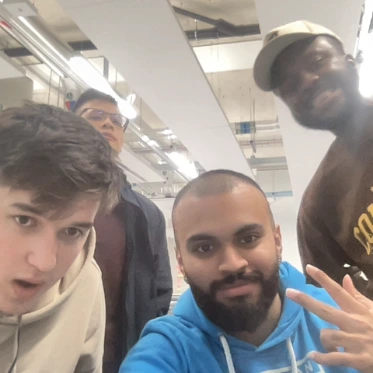
#> input picture shots/1676044268.png, 373 x 373 px, given in place of 1677405915.png, which was not available
$ jupyter execute --allow-errors dipstick_model_v9.ipynb   (text cells are left out)
#> lines starting #> are read from the running program, lines starting #| are printed output that depends on the picture; after the words box and inside, x2 and y2 are one past the last pixel; in counts of white or black regions, pixels touching at a corner belong together; pictures that were not available may be replaced by others from this repository, and a replacement may not be noted
[cell 1]
import sys
print(sys.executable)

[cell 2]
import cv2
import numpy as np
import math
from matplotlib import pyplot as plt
import time

[cell 3]
shots = '/Users/lanresodeinde/Desktop/final_year_app/backend/app/lanre/shots/'

[cell 4]
# reading image
# img = cv2.imread('/Users/lanresodeinde/Downloads/IMG_0694 Small.png')
img = cv2.imread(shots + '1677405915.png')
#> img is the input picture: shape (373, 373, 3); mean B, G, R 141.9, 146.6, 154.8
# img = cv2.cvtColor(img,cv2.COLOR_BGR2RGB)
# img = cv2.cvtColor(img,cv2.COLOR_RGB2HSV)
# img = cv2.cvtColor(img,cv2.COLOR_BGR2HSV)

img = cv2.cvtColor(img,cv2.COLOR_BGR2HSV)
#> img: shape (373, 373, 3); mean H, S, V 32.7, 45.3, 162.4

fig = plt.figure()
fig.add_subplot(2,2,1)
plt.imshow(img, cmap='hsv' )

# converting image into grayscale image
gray = cv2.cvtColor(img, cv2.COLOR_RGB2GRAY)
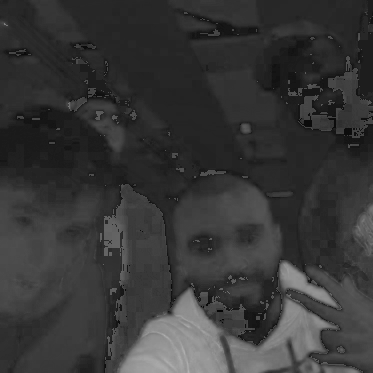
#> gray: shape (373, 373); min 5, max 179, mean 54.9
fig.add_subplot(2,2,2)
plt.imshow(gray, cmap='gray_r')

# setting threshold of gray image
_, threshold = cv2.threshold(gray, 127, 255, cv2.THRESH_BINARY)
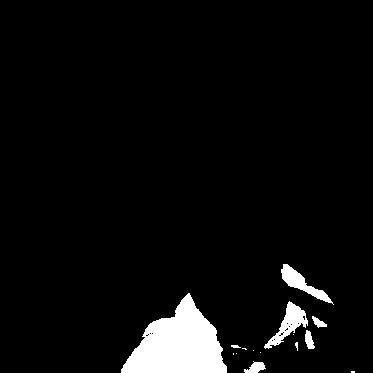
#> threshold: shape (373, 373); 4.8% white; 15 white regions (8 under 20 px), largest, box (x1, y1, x2, y2) and area: (121, 293, 227, 373) 4937, (264, 301, 308, 349) 715, (281, 264, 334, 305) 617
# _, threshold = cv2.threshold(gray, 90, 100, cv2.THRESH_BINARY)
fig.add_subplot(2,2,3)
plt.imshow(threshold, cmap='gray')
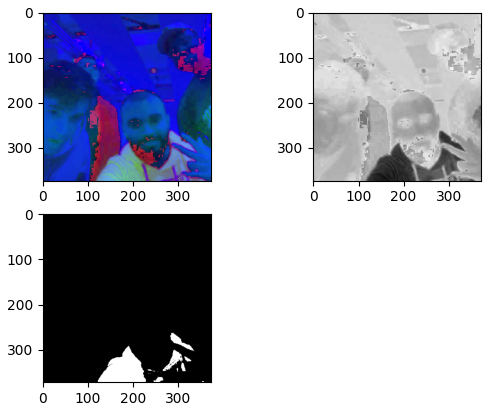
#> figure drawn by matplotlib, 3 panels

[cell 5]
shots = '/Users/lanresodeinde/Desktop/final_year_app/backend/app/lanre/shots/'
images = ['1677405915', '1677405924', '1677405665', '1677406019', \
           '1677405730', '1677406318', '1677405851', '1677406401', 'test_image']

[cell 6]
from PIL import Image
from rembg import remove
output_path = '/Users/lanresodeinde/Desktop/final_year_app/backend/app/lanre/shots/'

def remove_background(image_path):
    input = Image.open(image_path)
    output = remove(input)
    # output.show()
    # plt.imshow(output)
    # output.save(output_path)
    return output

[cell 7]
i = 1
p = 1
fig = plt.figure(figsize=(12,8))
fig2 = plt.figure(figsize=(12,8))

cropped_images = []
original_images = []

#> (the rest of this cell did not finish here and is left out)

#> (a cell that did not finish here is left out)

[cell 9]
reshaped_images = []

# [16 lines left out: function slice_image, not called in this run]

for image in cropped_images:
    slice_image(image)

#> (a cell that did not finish here is left out)

[cell 11]
resized_images = []

# [20 lines left out: function resize_image_dimensions, not called in this run]

#> (the rest of this cell did not finish here and is left out)

[cell 12]
parameter_names = ['leukocytes', 'nitrite', 'urobilinogen', 'protein', 'ph', 'blood', 'specific_gravity', 'ketones', 'bilirubin', 'glucose' ]

colours = []

# variable to save the colours extracted on the pad
extracted_colours = {}

# [111 lines left out: functions extract_colour, draw_rectangles, not called in this run]

# Draw rectangles
#> (the rest of this cell did not finish here and is left out)

[cell 13]
# convert colour to hsv
def convert_colour_to_hsv(colour):
    c = np.uint8([[colour]])
    hsv_colour = cv2.cvtColor(c, cv2.COLOR_BGR2HSV)
    print(hsv_colour)

colour = [212, 224,246]
convert_colour_to_hsv(colour)

[cell 14]
# reading image
# image_path_final = shots + '1677405915.png'
image_path_final = shots + 'test_image.png'
# img = cv2.imread(image_path_final)
# img = cv2.cvtColor(img,cv2.COLOR_BGR2RGB)


# crop image
#> (the rest of this cell did not finish here and is left out)

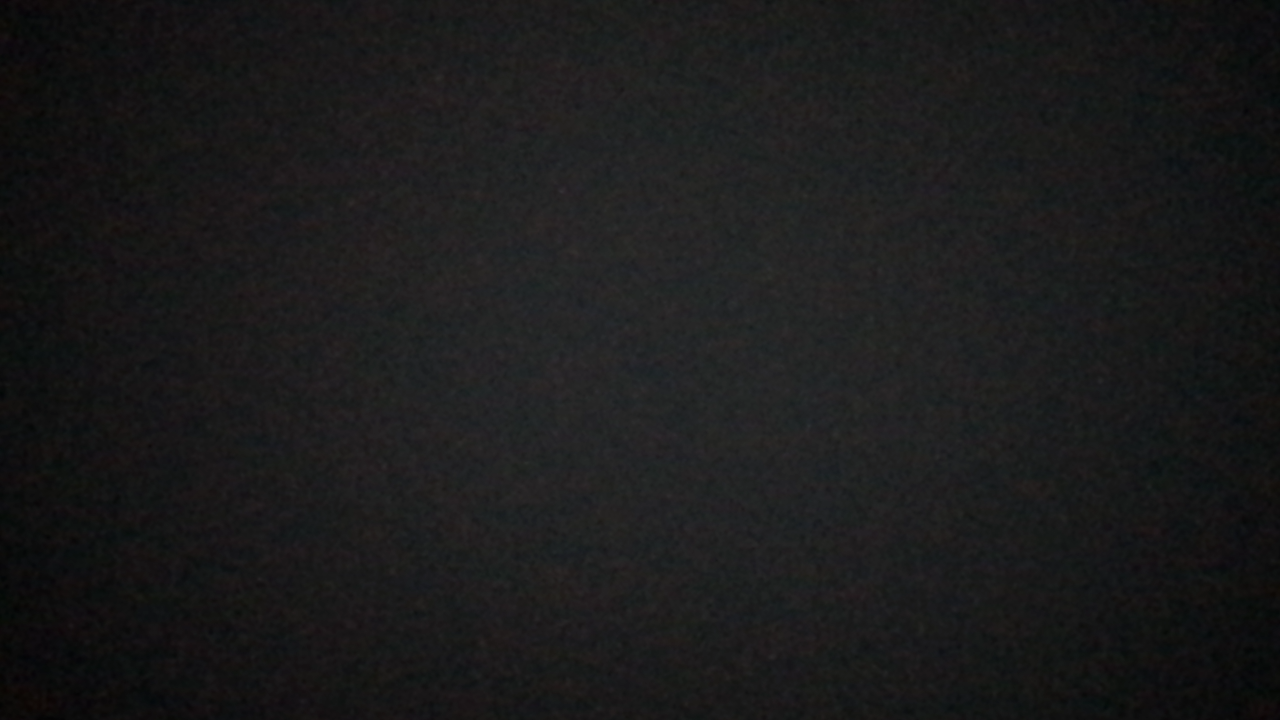
#> input picture shots/shot_2022-11-14 015851.614234.png, 1280 x 720 px, given in place of test_image.png, which was not available
#> in remove_background, input is the input picture: PIL image 1280x720 RGB; mean R, G, B 26.6, 26.6, 26.9
cropped_image2 = np.array(pillow_image)
cropped_image2 = cv2.cvtColor(cropped_image2,cv2.COLOR_RGB2HSV)
# cropped_image3 = cv2.cvtColor(cropped_image2,cv2.COLOR_RGB2LAB)

# get_rid of white space
# reshaped_image = slice_image(cropped_image3)
# reshaped_image_HSV = slice_image(cropped_image_HSV)

# get image dimension
x, y, w, h, sliced_image = get_dipstick_dimensions(cropped_image2)

# resize image
resized_image = resize_image_dimensions(sliced_image)

# draw rectangles on image
print("\n ****** Extracted HSV Colours********")
draw_rectangles(resized_image)

[cell 15]
import matplotlib.pyplot as plt
from mpl_toolkits.mplot3d import Axes3D
import cv2

#read image
# image_path = shots + '1677405915' + '.png'

# img = cv2.imread(image_path)
#> (the rest of this cell did not finish here and is left out)

[cell 16]
import cv2
from sklearn.cluster import KMeans

class DominantColors:

    CLUSTERS = None
    IMAGE = None
    COLORS = None
    LABELS = None

    def __init__(self, image, clusters=3):
        self.CLUSTERS = clusters
        self.IMAGE = image

    def rgb_to_hex(self, rgb):
        return '#%02x%02x%02x' % (int(rgb[0]), int(rgb[1]), int(rgb[2]))

    # [7 lines left out: function plotClusters, not called in this run]

    def plotHistogram(self):

        #labels form 0 to no. of clusters
        numLabels = np.arange(0, self.CLUSTERS+1)

        #create frequency count tables
        (hist, _) = np.histogram(self.LABELS, bins = numLabels)
        hist = hist.astype("float")
        hist /= hist.sum()

        #appending frequencies to cluster centers
        colors = self.COLORS

        #descending order sorting as per frequency count
        colors = colors[(-hist).argsort()]
        hist = hist[(-hist).argsort()]

        #creating empty chart
        chart = np.zeros((50, 500, 3), np.uint8)
        start = 0

        #creating color rectangles
        for i in range(self.CLUSTERS):
            end = start + hist[i] * 500

            #getting rgb values
            r = colors[i][0]
            g = colors[i][1]
            b = colors[i][2]

            #using cv2.rectangle to plot colors
            cv2.rectangle(chart, (int(start), 0), (int(end), 50), (r,g,b), -1)
            start = end

        #display chart
        plt.figure()
        plt.axis("off")
        plt.imshow(chart, cmap='hsv_r')
        # plt.show()

    def dominantColors(self):

        #read image
        img = self.IMAGE

        print(img.shape)

        #convert to rgb from bgr
        img = cv2.cvtColor(img, cv2.COLOR_BGR2HSV)

        #reshaping to a list of pixels
        img = img.reshape((img.shape[0] * img.shape[1], 3))

        #save image after operations
        self.IMAGE = img

        #using k-means to cluster pixels
        kmeans = KMeans(n_clusters = self.CLUSTERS)
        kmeans.fit(img)

        #the cluster centers are our dominant colors.
        self.COLORS = kmeans.cluster_centers_

        #save labels
        self.LABELS = kmeans.labels_

        #returning after converting to integer from float
        return self.COLORS.astype(int)

# img = 'colors.jpg'
#> (the rest of this cell did not finish here and is left out)

[cell 17]
img = cv2.imread('../reference_chart/squares_from_camera/nitrite_pos..png')
#> img: shape (720, 1280, 3)
plt.figure()
img2 = cv2.cvtColor(img, cv2.COLOR_BGR2HSV)
#> img2: shape (720, 1280, 3); mean H, S, V 81.7, 22.3, 27.8
plt.imshow(img, cmap='hsv')

clusters = 1
dc = DominantColors(img, clusters)
colors = dc.dominantColors()
#| (720, 1280, 3)
#> colors = [[81, 22, 27]]
dc.plotHistogram()
#> after the loop in plotHistogram, `for i in range(self.CLUSTERS):`:
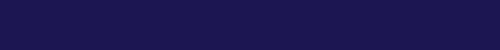
#> chart: shape (50, 500, 3); mean of channels 0, 1, 2 82, 22, 28; drawn as B, G, R
print(colors)
#| [[81 22 27]]

[cell 18]
import os
image_names = os.listdir('../reference_chart/')
# print(image_names)

for image_name in image_names:
    if "specific_gravity" in image_name:
        img = cv2.imread(f'../reference_chart/{image_name}')
        clusters = 1
        dc = DominantColors(img, clusters)
        colors = dc.dominantColors()
        # dc.plotHistogram()
        print(f'{image_name}: {colors}')

[cell 19]
reference_chart_hsv = {
    'leukocytes' : {
        'neg': [16, 67, 216],
        'trace': [16,  89, 229],
        '+70': [178,  54, 225],
        '++125':[164,  73, 198],
        '+++500': [157,  82, 162],
    },

    'nitrite' : {
    'neg': [23,  69, 212],
    'trace': [176,  46, 226],
    'pos': [168, 159, 192],
    },

    'urobilinogen': {
        '0.1'  : [247, 199,135],
        '1' : [244, 189, 163],
        '2' : [240, 170, 153],
        '4' : [231, 123, 104],
        '8' : [227,  89, 100],
    },
    'protein' :{
        'neg': [243, 224, 118],
        'trace': [225, 209, 81],
        '+30': [198, 206, 129],
        '++100':[182, 193, 101],
        '+++300': [144, 189, 121],
        '++++1000': [ 90, 174, 150],
    },
    'ph' : {
        '5'  : [226, 142, 61],
        '6': [234, 170, 54],
        '6.5' : [225, 182, 42],
        '7' : [204, 188, 15],
        '7.5' : [146, 155, 37],
        '8' : [67, 138,  65],
        '8.5' : [23, 116, 124],
    },
    'blood' : {
        'neg': [239, 177, 9],
        'trace': [225, 180, 11],
        '+25': [158, 151,  58],
        '++80':[142, 158,  83],
        '++200':[30, 95, 78],
        'non_hemolysis+10': [234, 215, 130],
        '++80_rbc': [211, 204, 120],
    },
    'specific_gravity' :{
        '1.000': [ 4, 66, 72],
        '1.005': [49, 73, 59],
        '1.010': [ 94, 105,  65],
        '1.015': [132, 129, 39],
        '1.020':[163, 144,  35],
        '1.025' : [204, 163, 16],
        '1.030' : [237, 176, 8],
    },
    'ketones' : {
        'neg'  : [245, 224, 202],
        '+5': [231,184, 164],
        '+15' : [212, 155, 153],
        '++40' : [158,  78,  99],
        '+++80' : [128,  45,  78],
        '++++160' : [111,  48,  72],
    },
    'bilirubin' : {
        'neg'  : [245, 229, 192],
        '+': [245, 229, 192],
        '++' : [229, 190, 154],
        '+++' : [203, 148, 129],
    },
    'glucose': {
        'neg'  : [103, 180 ,161],
        '+100': [203, 148, 129],
        '+250' : [156, 176,  79],
        '++500' : [153, 135,  43],
        '+++1000' : [134,  88,  48],
        '++++2000' :[108,  63,  47],
    }
}

[cell 20]
# nitrite = [ [254, 246, 219],[252, 237, 237], [198,  47, 120]]


key_names = ['leukocytes', 'nitrite', 'urobilinogen', 'protein', 'ph', 'blood', 'specific_gravity', 'ketones', 'bilirubin', 'glucose' ]

reference_chart = {
    'leukocytes' : {
        'neg': [253, 241, 221],
        'trace': [252, 225, 188],
        '+70': [251, 235, 235],
        '++125':[234, 189, 208],
        '+++500': [182, 130, 169],
    },

    'nitrite' : {
    'neg': [254, 246, 219],
    'trace': [252, 237, 237],
    'pos': [198,  47, 120],
    },

    'urobilinogen': {
        '0.1'  : [247, 199,135],
        '1' : [244, 189, 163],
        '2' : [240, 170, 153],
        '4' : [231, 123, 104],
        '8' : [227,  89, 100],
    },
    'protein' :{
        'neg': [243, 224, 118],
        'trace': [225, 209, 81],
        '+30': [198, 206, 129],
        '++100':[182, 193, 101],
        '+++300': [144, 189, 121],
        '++++1000': [ 90, 174, 150],
    },
    'ph' : {
        '5'  : [226, 142, 61],
        '6': [234, 170, 54],
        '6.5' : [225, 182, 42],
        '7' : [204, 188, 15],
        '7.5' : [146, 155, 37],
        '8' : [67, 138,  65],
        '8.5' : [23, 116, 124],
    },
    'blood' : {
        'neg': [239, 177, 9],
        'trace': [225, 180, 11],
        '+25': [158, 151,  58],
        '++80':[142, 158,  83],
        '++200':[30, 95, 78],
        'non_hemolysis+10': [234, 215, 130],
        '++80_rbc': [211, 204, 120],
    },
    'specific_gravity' :{
        '1.000': [ 4, 66, 72],
        '1.005': [49, 73, 59],
        '1.010': [ 94, 105,  65],
        '1.015': [132, 129, 39],
        '1.020':[163, 144,  35],
        '1.025' : [204, 163, 16],
        '1.030' : [237, 176, 8],
    },
    'ketones' : {
        'neg'  : [245, 224, 202],
        '+5': [231,184, 164],
        '+15' : [212, 155, 153],
        '++40' : [158,  78,  99],
        '+++80' : [128,  45,  78],
        '++++160' : [111,  48,  72],
    },
    'bilirubin' : {
        'neg'  : [245, 229, 192],
        '+': [245, 229, 192],
        '++' : [229, 190, 154],
        '+++' : [203, 148, 129],
    },
    'glucose': {
        'neg'  : [103, 180 ,161],
        '+100': [203, 148, 129],
        '+250' : [156, 176,  79],
        '++500' : [153, 135,  43],
        '+++1000' : [134,  88,  48],
        '++++2000' :[108,  63,  47],
    }
}


extracted_nitrite = [212, 224, 246]
extracted_leukocytes = [212, 223, 243]
extracted_leukocytes_hsv = [103, 57, 238]

print(extracted_colours)

# [8 lines of commented-out code are left out]

[cell 21]
# function for calculting the distance between the two colours
def eucledian_distance(extracted, reference):
    ed = (extracted[0] - reference[0])**2  + (extracted[1] - reference[1])**2 + (extracted[2] - reference[2])**2
    return ed

# function for check each row / parameter on reference sheet
# this function takes the colour on one pad
# and the dictionary containing the reference colour for that pad
# [29 lines left out: function check_parameter, not called in this run]

# check_parameter(extracted_nitrite, nitrite)
# check_parameter(extracted_leukocytes, leukocytes)


# check the whole dipstick
def check_dipstick(extracted_colours,reference_chart):
    # check each value in the dipstick
    for parameter_name in extracted_colours:
        print(parameter_name)
        check_parameter(extracted_colours.get(parameter_name), reference_chart.get(parameter_name))

check_dipstick(extracted_colours, reference_chart_hsv)
